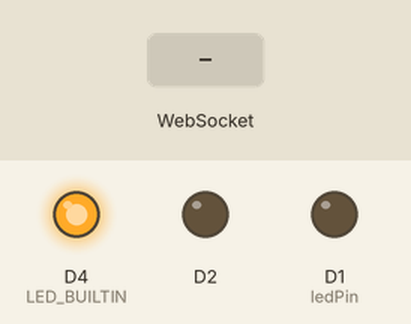
A sketch run on a simulated ESP8266 (NodeMCU). On the bench: output pins drawn as LEDs (lit = HIGH, except the on-board LED, lit = LOW). The test bench sets the inputs (shaded band). WiFi joins after 1.5 s; servers stay silent unless stated; what the sketch prints to the serial monitor is not drawn.

Above: at 2.7 s.
2.8 s: WebSocket text "5" received
At 3.2 s:
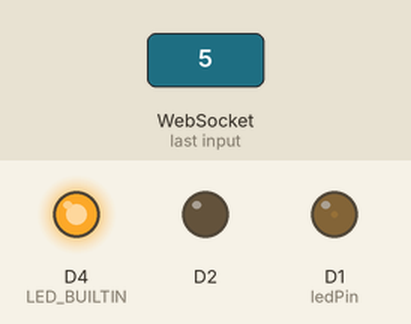
4.3 s: WebSocket text "90" received
At 5.5 s:
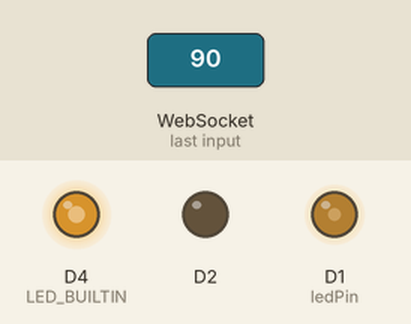
5.8 s: WebSocket text "200" received
At 6.6 s:
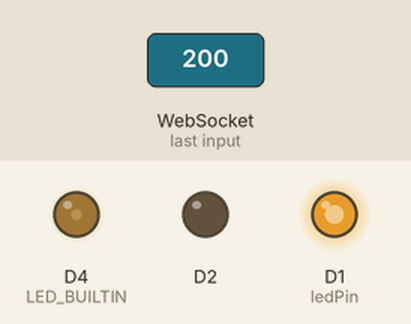
Timing chart, 0 to 8.8 s (numbered marks = the images above; inputs shaded):
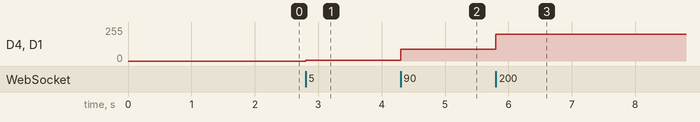

Measured:
- after the input at 2.8 s, D4 (LED_BUILTIN), D1 (ledPin): 0/255 → 5/255 at once
- after the input at 4.3 s, D4 (LED_BUILTIN), D1 (ledPin): 5/255 → 90/255 at once
- after the input at 5.8 s, D4 (LED_BUILTIN), D1 (ledPin): 90/255 → 200/255 at once

The sketch:

WebSocketClient.ino
```cpp
#include <Arduino.h>
#include <ESP8266WiFi.h>
#include <ESP8266WiFiMulti.h>
#include <WebSocketsClient.h>

WebSocketsClient webSocket;
const char *id = "The7ag";
const char *pass = "123456789";

#define SERVER "192.168.1.4"
#define PORT 3000
#define URL "/"
#define ledPin D1

void webSocketEvent(WStype_t type, uint8_t *payload, size_t length) {

  switch (type) {
    case WStype_CONNECTED: Serial.printf("Connected\n"); break;
    case WStype_TEXT:
      {
        int value = 0;
        for (int i = 0; i < length; i++) {
          value =(value*10)+(payload[i] - '0');
        }
        Serial.print("Value: "+value);
        analogWrite(LED_BUILTIN,  value);
        analogWrite(ledPin,value);
      }
      break;
  }
}

void setup() {
  pinMode(D2, OUTPUT);
  Serial.begin(115200);
  WiFi.begin(id, pass);
  while (WiFi.status() != WL_CONNECTED) {
    delay(500);
  }
  Serial.println(WiFi.SSID());
  Serial.println(WiFi.localIP());
  webSocket.begin(SERVER, PORT, URL);
  webSocket.onEvent(webSocketEvent);
}

void loop() {
  webSocket.loop();
}
```
